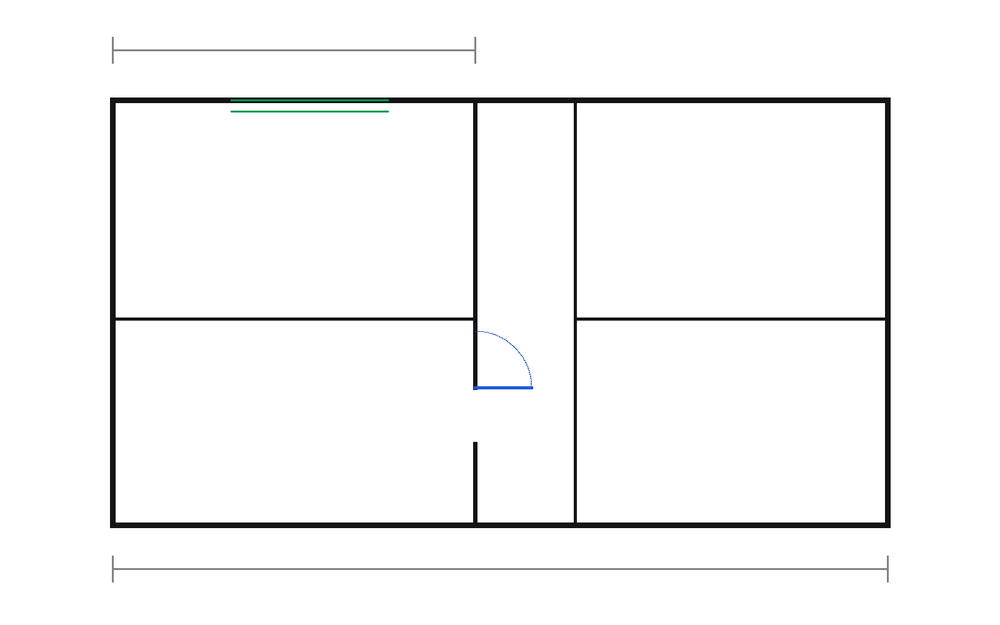
#> input picture samples/sample_plan.png, 1000 x 625 px, shrunk from 1600 x 1000 before the run
$ python -i normalize_scan.py   (imports and definitions only)
#> lines starting #> are read from the running program, lines starting #| are printed output that depends on the picture; after the words box and inside, x2 and y2 are one past the last pixel; in counts of white or black regions, pixels touching at a corner belong together
#> further down, picture is the input picture: shape (625, 1000, 3); mean B, G, R 247.3, 247.3, 247.2
"""
normalize_scan.py — 스캔 도면 전처리 (Scan normalization pipeline)

처리 순서:
  1. 그레이스케일 변환 (Grayscale conversion)
  2. 적응적 이진화 (Otsu + Adaptive threshold)
  3. 모폴로지 노이즈 제거 (Morphological open/close)
  4. 기울기 보정 (Deskew via Hough transform)
  5. 콘텐츠 영역 크롭 (Crop to content area)

각 단계의 중간 결과를 debug 디렉토리에 저장하여 품질 검증이 가능합니다.
"""

from __future__ import annotations

import logging
import math
from pathlib import Path
from typing import Optional, Tuple

import numpy as np

logger = logging.getLogger(__name__)

# ---------------------------------------------------------------------------
# OpenCV 가져오기 (try/except fallback)
# ---------------------------------------------------------------------------
try:
    import cv2

    _HAS_CV2 = True
except ImportError:
    _HAS_CV2 = False
    logger.warning("cv2(opencv-python) 미설치 — 전처리 기능이 제한됩니다.")


# ---------------------------------------------------------------------------
# Public API
# ---------------------------------------------------------------------------
def normalize_scan(
    image: np.ndarray,
    *,
    debug_dir: Optional[str | Path] = None,
    enable_deskew: bool = True,
    enable_crop: bool = True,
    morph_kernel_size: int = 3,
    adaptive_block_size: int = 31,
    adaptive_c: int = 10,
    crop_margin: int = 10,
    filename_prefix: str = "scan",
) -> np.ndarray:
    """스캔 도면 이미지를 전처리합니다.

    Args:
        image: 입력 이미지 (BGR 또는 그레이스케일, uint8).
        debug_dir: 중간 결과 저장 디렉토리 (None이면 저장 안 함).
        enable_deskew: 기울기 보정 수행 여부.
        enable_crop: 콘텐츠 영역 크롭 수행 여부.
        morph_kernel_size: 모폴로지 커널 크기 (홀수).
        adaptive_block_size: 적응적 이진화 블록 크기 (홀수, ≥3).
        adaptive_c: 적응적 이진화 상수 C.
        crop_margin: 크롭 시 여백 (px).
        filename_prefix: 디버그 이미지 파일명 접두사.

    Returns:
        전처리 완료된 이진 이미지 (uint8, 단일 채널).
    """
    if not _HAS_CV2:
        logger.warning("OpenCV 미설치 — 최소 전처리(NumPy)만 수행합니다.")
        return _fallback_normalize(image)

    # 디버그 디렉토리 생성
    save = debug_dir is not None
    if save:
        debug_path = Path(debug_dir)
        debug_path.mkdir(parents=True, exist_ok=True)

    # ── 1단계: 그레이스케일 변환 ──
    # 컬러 이미지(BGR 3채널)를 단일 채널 그레이스케일로 변환합니다.
    # 변환 공식: gray = 0.299R + 0.587G + 0.114B (BT.601 가중치)
    gray = _to_grayscale(image)
    if save:
        _save_debug(gray, debug_path, f"{filename_prefix}_01_grayscale")
    logger.debug("1단계 완료: 그레이스케일 변환 → shape=%s", gray.shape)

    # ── 2단계: 적응적 이진화 (Otsu + Adaptive Threshold) ──
    # 먼저 Otsu 방법으로 전역 최적 임계값을 구하고,
    # 그 후 적응적 이진화(가우시안 가중 평균)로 지역별 조명 차이를 보정합니다.
    # Otsu 이진화: 히스토그램의 클래스 간 분산을 최대화하는 임계값 T를 자동 선택
    binary = _adaptive_threshold(gray, adaptive_block_size, adaptive_c)
    if save:
        _save_debug(binary, debug_path, f"{filename_prefix}_02_threshold")
    logger.debug("2단계 완료: 적응적 이진화")

    # ── 3단계: 모폴로지 노이즈 제거 ──
    # Opening (침식→팽창): 작은 흰색 잡음 점 제거
    # Closing (팽창→침식): 작은 검은색 끊김 보정
    # 커널은 정사각형(예: 3×3)이며, 크기가 클수록 강한 필터링 효과
    cleaned = _morphological_clean(binary, morph_kernel_size)
    if save:
        _save_debug(cleaned, debug_path, f"{filename_prefix}_03_morphology")
    logger.debug("3단계 완료: 모폴로지 노이즈 제거 (kernel=%d)", morph_kernel_size)

    # ── 4단계: 기울기 보정 (Deskew) ──
    # 허프 변환으로 주요 직선을 검출하고, 이들의 각도 중앙값으로
    # 도면의 기울어진 정도(skew angle)를 추정하여 보정합니다.
    if enable_deskew:
        cleaned, skew_angle = _deskew(cleaned)
        if save:
            _save_debug(cleaned, debug_path, f"{filename_prefix}_04_deskew")
        logger.debug("4단계 완료: 기울기 보정 (skew=%.2f°)", skew_angle)
    else:
        logger.debug("4단계 건너뜀: 기울기 보정 비활성화")

    # ── 5단계: 콘텐츠 영역 크롭 ──
    # 이진 이미지에서 0이 아닌(검은색 선) 픽셀의 바운딩 박스를 구하고,
    # margin만큼 여유를 두고 크롭합니다.
    if enable_crop:
        cleaned = _crop_to_content(cleaned, margin=crop_margin)
        if save:
            _save_debug(cleaned, debug_path, f"{filename_prefix}_05_cropped")
        logger.debug("5단계 완료: 콘텐츠 영역 크롭 (margin=%d px)", crop_margin)
    else:
        logger.debug("5단계 건너뜀: 크롭 비활성화")

    logger.info(
        "전처리 완료: 최종 shape=%s, dtype=%s",
        cleaned.shape,
        cleaned.dtype,
    )
    return cleaned


# ---------------------------------------------------------------------------
# 내부 처리 함수 (Internal processing functions)
# ---------------------------------------------------------------------------

def _to_grayscale(image: np.ndarray) -> np.ndarray:
    """입력 이미지를 그레이스케일로 변환합니다.

    이미 단일 채널이면 그대로 반환합니다.
    BGR 3채널 → 그레이스케일 변환 공식:
      Y = 0.114 × B + 0.587 × G + 0.299 × R  (OpenCV BGR 순서)
    """
    if image.ndim == 2:
        return image.copy()
    if image.ndim == 3 and image.shape[2] == 1:
        return image[:, :, 0].copy()
    if image.ndim == 3 and image.shape[2] in (3, 4):
        return cv2.cvtColor(image, cv2.COLOR_BGR2GRAY)

    raise ValueError(f"예상하지 못한 이미지 shape: {image.shape}")


def _adaptive_threshold(
    gray: np.ndarray,
    block_size: int = 31,
    c: int = 10,
) -> np.ndarray:
    """Otsu + 적응적 가우시안 이진화를 수행합니다.

    처리 흐름:
      1. 가우시안 블러로 미세 노이즈 감소 (5×5 커널)
      2. Otsu 이진화로 전역 임계값 참고 (결과는 사용하지 않으나 로그 출력)
      3. 적응적 가우시안 이진화
         - 각 픽셀 주변 block_size × block_size 영역의 가우시안 가중 평균에서
           상수 C를 빼서 지역 임계값을 결정
         - 조명이 불균일한 스캔 이미지에 효과적
    """
#> called with block_size = 31, c = 10
    # 노이즈 저감을 위한 가우시안 블러
    blurred = cv2.GaussianBlur(gray, (5, 5), 0)

    # Otsu 전역 임계값 (참고용 로그)
    otsu_val, _ = cv2.threshold(blurred, 0, 255, cv2.THRESH_BINARY + cv2.THRESH_OTSU)
#> otsu_val = 161
    logger.debug("Otsu 전역 임계값: %.1f", otsu_val)

    # 적응적 가우시안 이진화
    # block_size는 반드시 홀수여야 하며, C는 평균에서 빼는 보정값
    if block_size % 2 == 0:
        block_size += 1
    if block_size < 3:
        block_size = 3

    binary = cv2.adaptiveThreshold(
        blurred,
        255,
        cv2.ADAPTIVE_THRESH_GAUSSIAN_C,
        cv2.THRESH_BINARY,
        block_size,
        c,
    )
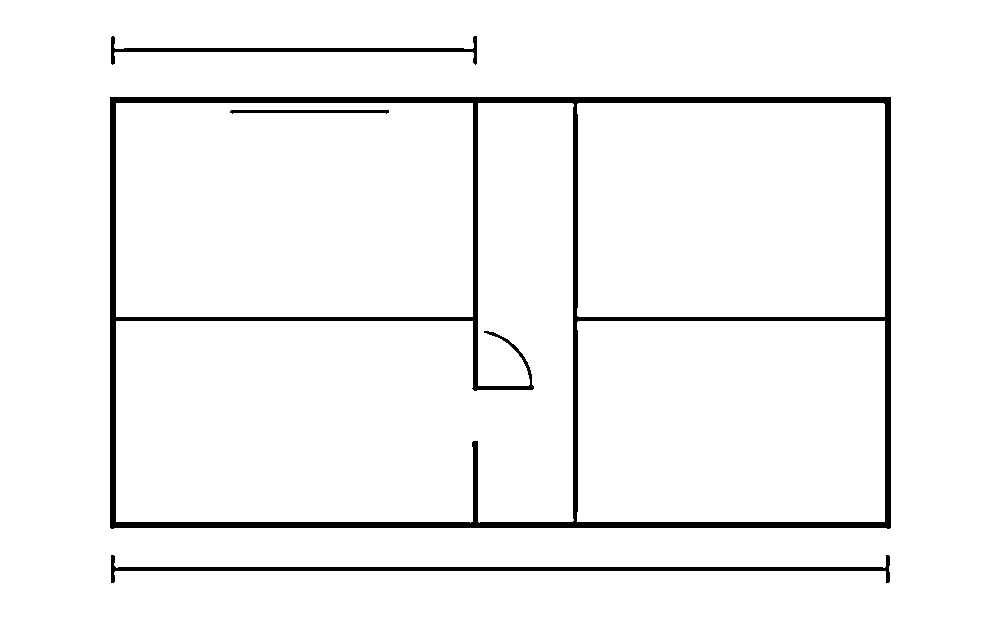
#> binary: shape (625, 1000); 95.7% white; 4 black regions, box (x1, y1, x2, y2) and area: (110, 97, 891, 529) 21422, (111, 555, 890, 583) 3288, (111, 36, 477, 65) 1619, (230, 110, 389, 114) 478
    return binary


def _morphological_clean(binary: np.ndarray, kernel_size: int = 3) -> np.ndarray:
    """모폴로지 연산으로 이진 이미지의 노이즈를 제거합니다.

    처리 흐름:
      1. Opening (열림 = 침식 → 팽창)
         - 구조체보다 작은 밝은 잡음 점(salt noise)을 제거
         - 벽선 같은 큰 구조는 보존
      2. Closing (닫힘 = 팽창 → 침식)
         - 선의 작은 끊김(gap)을 메워줌
         - 벽선의 연속성 복원에 효과적

    커널 크기가 클수록 강한 필터링이 적용되지만,
    너무 크면 세부 구조(문, 창문 표시)가 손상될 수 있으므로
    3~5 정도가 적절합니다.
    """
#> called with kernel_size = 3
    if kernel_size % 2 == 0:
        kernel_size += 1

    # 정사각형 구조 요소 (structuring element)
    kernel = cv2.getStructuringElement(
        cv2.MORPH_RECT, (kernel_size, kernel_size)
    )

    # Opening: 작은 밝은 잡음 제거
    opened = cv2.morphologyEx(binary, cv2.MORPH_OPEN, kernel, iterations=1)
#> opened: shape (625, 1000); 95.7% white; 4 black regions, box (x1, y1, x2, y2) and area: (110, 97, 891, 529) 21426, (111, 555, 890, 583) 3292, (111, 36, 477, 65) 1619, (230, 110, 389, 114) 478

    # Closing: 작은 끊김 보정
    closed = cv2.morphologyEx(opened, cv2.MORPH_CLOSE, kernel, iterations=1)
#> closed: shape (625, 1000); 95.7% white; 8 black regions, largest, box (x1, y1, x2, y2) and area: (110, 97, 891, 529) 21194, (111, 555, 890, 583) 3292, (111, 36, 477, 64) 1615

    return closed


def _deskew(binary: np.ndarray) -> Tuple[np.ndarray, float]:
    """허프 변환 기반 기울기 보정을 수행합니다.

    알고리즘:
      1. Canny 에지 검출로 선분 후보 추출
      2. 확률적 허프 변환(HoughLinesP)으로 선분 검출
      3. 각 선분의 수평 대비 각도를 계산:
           θ = arctan2(y2 − y1, x2 − x1) × (180 / π)
      4. 수평/수직에 가까운 선분들의 각도 중앙값(median)을 기울기(skew)로 사용
         - ±45° 범위의 선분만 사용 (대각선은 제외)
      5. 이미지 중심을 기준으로 회전 행렬 생성 후 어파인 변환으로 보정

    기울기가 매우 작으면(< 0.1°) 보정을 건너뛰어 불필요한 보간을 방지합니다.

    Returns:
        (보정된 이미지, 검출된 기울기 각도(°))
    """
    # 에지 검출 (Canny)
    edges = cv2.Canny(binary, 50, 150, apertureSize=3)
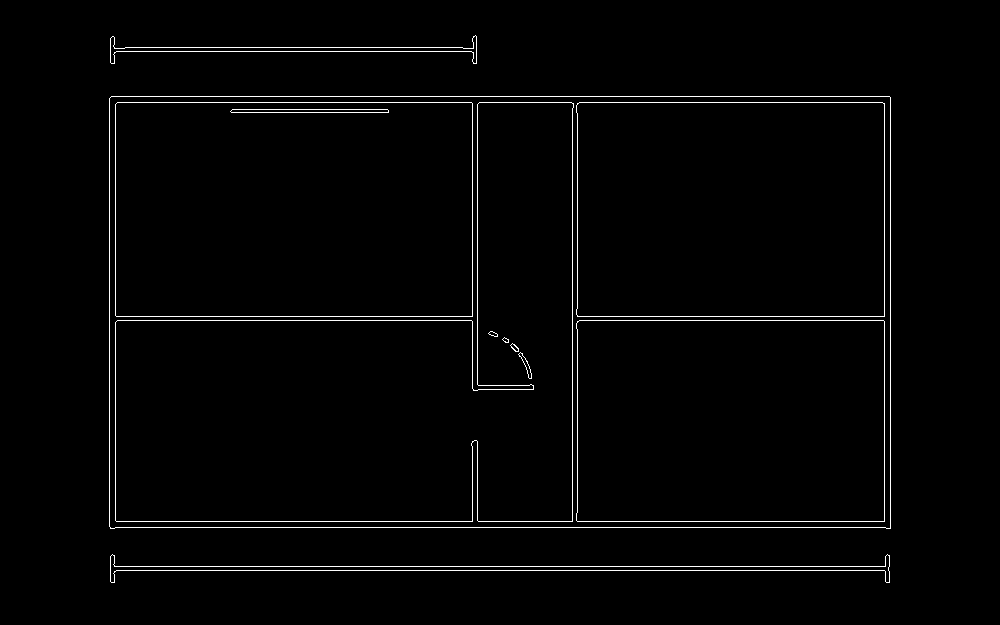
#> edges: shape (625, 1000); 1.7% white in thin lines or dots, all inside (x1, y1, x2, y2) = (109, 35, 891, 583)

    # 확률적 허프 변환
    lines = cv2.HoughLinesP(
        edges,
        rho=1,
        theta=np.pi / 180,
        threshold=100,
        minLineLength=50,
        maxLineGap=10,
    )
#> lines = 21 rows, first 6: [110, 527, 890, 527], [110, 566, 889, 566], [110, 570, 888, 570], [111, 96, 889, 96], [572, 316, 890, 316], [109, 521, 890, 521]

    if lines is None or len(lines) == 0:
        logger.debug("허프 변환에서 선분을 검출하지 못했습니다. 기울기 보정 건너뜀.")
        return binary, 0.0

    # 각 선분의 각도 계산
    # θ = arctan2(Δy, Δx)를 도(°)로 변환
    angles: list[float] = []
    for line in lines:
        x1, y1, x2, y2 = line[0]
        dx = float(x2 - x1)
        dy = float(y2 - y1)

        if abs(dx) < 1e-6:
            # 거의 수직인 선분 → 각도 기여 없음 (수평 기울기만 보정)
            continue

        # arctan2로 각도 계산 (라디안 → 도)
        angle_deg = math.degrees(math.atan2(dy, dx))

        # ±45° 범위의 수평에 가까운 선분만 수집
        # (대각선이나 수직 선분은 기울기 추정에 부적합)
        if abs(angle_deg) <= 45.0:
            angles.append(angle_deg)
#> this loop made 21 passes
#> (x1, y1, x2, y2, dx, dy) on passes 1 to 12: (110, 527, 890, 527, 780, 0), (110, 566, 889, 566, 779, 0), (110, 570, 888, 570, 778, 0), (111, 96, 889, 96, 778, 0), (572, 316, 890, 316, 318, 0), (109, 521, 890, 521, 781, 0), (109, 102, 890, 102, 781, 0), (109, 320, 477, 320, 368, 0), (890, 528, 890, 97, 0, -431), (110, 51, 476, 51, 366, 0), (884, 520, 884, 103, 0, -417), (572, 520, 572, 103, 0, -417)
#> after the loop, angles = [0, 0, 0, 0, 0, 0, 0, 0, 0, 0, 0, 0, 0]

    if not angles:
        logger.debug("수평에 가까운 선분이 없습니다. 기울기 보정 건너뜀.")
        return binary, 0.0

    # 기울기 = 각도 중앙값
    # 중앙값(median)은 이상치(outlier)에 강건하여 평균(mean)보다 안정적
    skew_angle = float(np.median(angles))
#> skew_angle = 0

    # 기울기가 매우 작으면 보정 불필요
    if abs(skew_angle) < 0.1:
        logger.debug("기울기 %.3f° — 보정 불필요", skew_angle)
        return binary, skew_angle

    # 회전 보정
    # 이미지 중심을 회전 중심으로 사용하여 잘리는 영역 최소화
    h, w = binary.shape[:2]
    center = (w / 2.0, h / 2.0)

    # 회전 행렬: 2×3 어파인 변환 행렬
    # getRotationMatrix2D(center, angle, scale)
    # angle > 0 → 반시계 방향 회전
    # 기울기를 상쇄하려면 −skew_angle 만큼 회전
    rotation_matrix = cv2.getRotationMatrix2D(center, -skew_angle, 1.0)

    # 어파인 변환 적용 (경계 밖은 흰색으로 채움 = 255)
    corrected = cv2.warpAffine(
        binary,
        rotation_matrix,
        (w, h),
        flags=cv2.INTER_LINEAR,
        borderMode=cv2.BORDER_CONSTANT,
        borderValue=255,
    )

    logger.info("기울기 보정 적용: %.2f° 회전", -skew_angle)
    return corrected, skew_angle


def _crop_to_content(
    binary: np.ndarray,
    margin: int = 10,
    bg_value: int = 255,
) -> np.ndarray:
    """이진 이미지에서 콘텐츠(비배경) 영역만 크롭합니다.

    처리 흐름:
      1. 배경값(bg_value, 기본 255=흰색)이 아닌 픽셀 좌표를 수집
      2. 해당 좌표의 바운딩 박스 계산
      3. margin만큼 여유를 두고 크롭 (이미지 경계 클리핑)

    콘텐츠가 없으면(모두 배경) 원본을 그대로 반환합니다.
    """
#> called with margin = 10, bg_value = 255
    # 배경이 아닌 픽셀의 좌표 (row, col)
    if binary.ndim == 3:
        mask = np.any(binary != bg_value, axis=2)
    else:
        mask = binary != bg_value

    coords = np.argwhere(mask)
#> coords = 26748 pairs, first value 36 to 582, second value 110 to 890

    if coords.size == 0:
        logger.warning("콘텐츠 픽셀이 없습니다. 크롭을 건너뜁니다.")
        return binary

    # 바운딩 박스: (min_row, min_col) ~ (max_row, max_col)
    r_min, c_min = coords.min(axis=0)
#> r_min = 36; c_min = 110
    r_max, c_max = coords.max(axis=0)
#> r_max = 582; c_max = 890

    h, w = binary.shape[:2]
#> h = 625; w = 1000

    # 여백(margin) 적용 및 경계 클리핑
    r_min = max(0, r_min - margin)
#> r_min = 26
    c_min = max(0, c_min - margin)
#> c_min = 100
    r_max = min(h - 1, r_max + margin)
#> r_max = 592
    c_max = min(w - 1, c_max + margin)
#> c_max = 900

    cropped = binary[r_min : r_max + 1, c_min : c_max + 1]
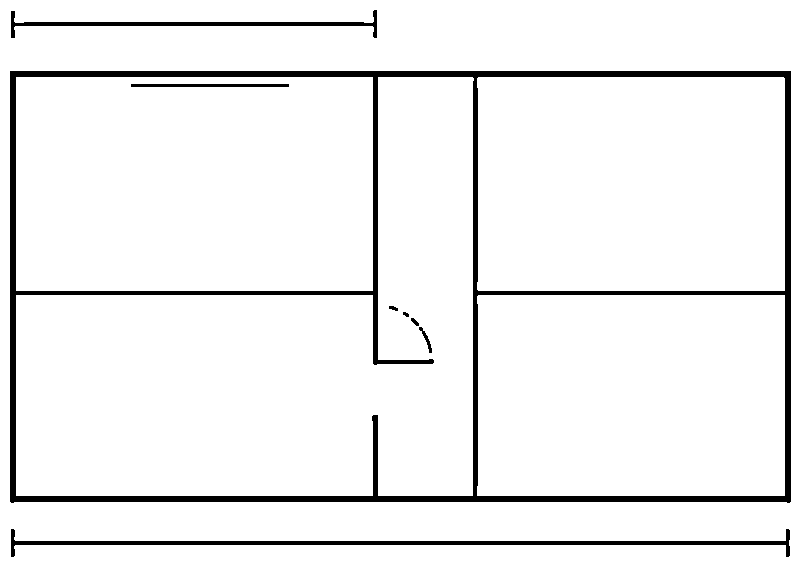
#> cropped: shape (567, 801); 94.1% white; 8 black regions, largest, box (x1, y1, x2, y2) and area: (10, 71, 791, 503) 21194, (11, 529, 790, 557) 3292, (11, 10, 377, 38) 1615

    logger.debug(
        "크롭: (%d,%d)~(%d,%d) → shape=%s",
        c_min, r_min, c_max, r_max, cropped.shape,
    )
    return cropped.copy()


# ---------------------------------------------------------------------------
# 디버그 이미지 저장
# ---------------------------------------------------------------------------
# [48 lines left out: functions _save_debug, _fallback_normalize, not called in this run]

>>> import cv2
>>> picture = cv2.imread('../../../samples/sample_plan.png')
>>> result = normalize_scan(picture)
